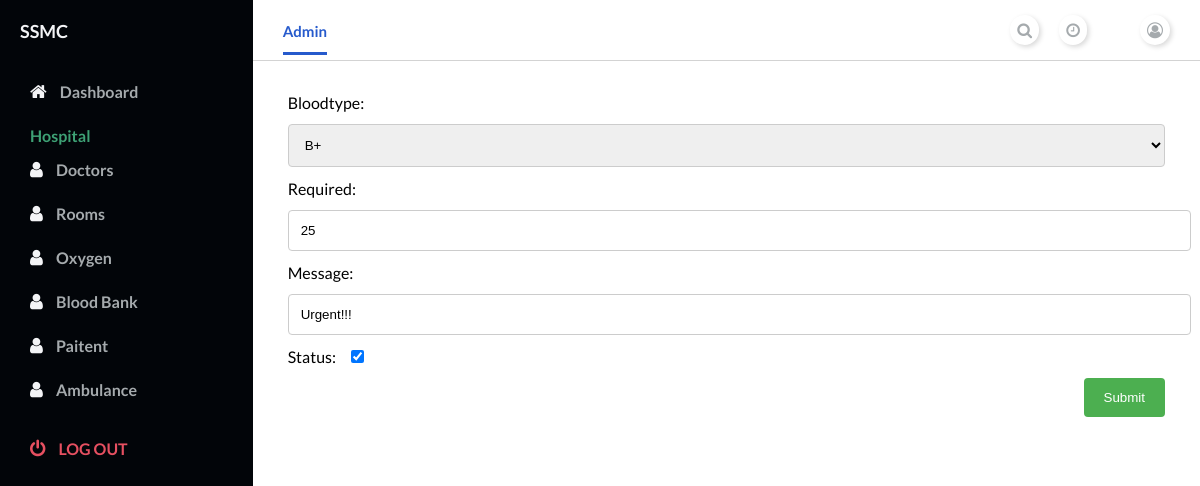
Page /hospital/dashboard/blood/1/ (signed in) on the committed database.
### hospital/models.py (models this page shows, shortened)
class BloodOrderModel(models.Model):
    STATUS_CHOICES = (
    ("A+", "A+"),
    ("A-", "A-"),
    ("B+", "B+"),
    ("B+", "B-"),
    ("AB+","AB+"),
    ("AB-","AB-"),
    ("O+","O+"),
    ("O-","O-")
)
    bloodhospital = models.ForeignKey(User, on_delete=models.CASCADE,
                               related_name='bloodhospital')
    bloodtype=models.CharField(blank=True,null=True,choices=STATUS_CHOICES,max_length=10)
    required=models.IntegerField(null=True,blank=True)
    message=models.TextField(blank=True,null=True,default="")
    status=models.BooleanField(default=False)

### accounts/models.py (models this page shows, shortened)
class User(AbstractUser):
    username = None
    role = models.CharField(max_length=12, error_messages={
        'required': "Role must be provided"
    })
    gender = models.CharField(max_length=10, blank=True, null=True, default="")
    email = models.EmailField(unique=True, blank=False,
                              error_messages={
                                  'unique': "A user with that email already exists.",
                              })
    address=models.TextField(blank=True,null=True,default="")
    phone_number = PhoneField(blank=True, help_text='Contact phone number')
    pincode=models.CharField( max_length=6, default="")
    USERNAME_FIELD = "email"
    REQUIRED_FIELDS = []
    objects = UserManager()

### hospital/views.py (the view, shortened to what this page needs)
# urls.py: path('blood/<int:pk>/',BloodUpdateView.as_view(), name='blood-edit'),
class BloodUpdateView(UpdateView):
    model = BloodOrderModel
    form_class = BloodUpdateForm
    context_object_name = 'b'
    template_name = 'hospital/bloodedit.html'
    @method_decorator(login_required(login_url=reverse_lazy('accounts:login')))
    @method_decorator(user_is_hospital)
    def dispatch(self, *args, **kwargs):
        self.id = kwargs['pk']
        return super(BloodUpdateView, self).dispatch(*args, **kwargs)

### hospital/forms.py
class BloodUpdateForm(forms.ModelForm):
    class Meta:
        model=BloodOrderModel
        fields=['bloodtype','required','message','status']
        widgets = {
            'required': TextInput(attrs={
                                     'class': "form-control",
                                     }),
             'message': TextInput(attrs={
                                     'class': "form-control",
                                     }),
        }

### templates/hospital/bloodedit.html (shortened to what this page needs)
{% extends 'hospital/home.html' %}
{% load static %}
{% block content %}
<main>
    <div class="main__container">
      <form action="{% url 'hospital:blood-edit'  pk=b.id %}" method="post">
{{form.as_p}}
<input type="submit" value="Submit">
</form>
    </div>
  </main>
{% endblock %}

### templates/hospital/home.html (shortened to what this page needs)
{% load static %}
<!DOCTYPE html>
<html lang="en">
<head>
    <link
      rel="stylesheet"
      href="https://stackpath.bootstrapcdn.com/font-awesome/4.7.0/css/font-awesome.min.css"
    />
    <link rel="stylesheet" href="{% static 'dashboard/style.css' %}" />
</head>
<body id="body">
    <div class="container">
    <nav class="navbar">
      <div class="navbar__left">
        <a class="active_link" href="#">Admin</a>
      </div>
      <div class="navbar__right">
        <a href="#">
          <i class="fa fa-search" aria-hidden="true"></i>
        </a>
        <a href="#">
          <i class="fa fa-clock-o" aria-hidden="true"></i>
        </a>
        <a href="#">
          <i class="fa fa-user-circle-o" aria-hidden="true"></i>
        </a>
      </div>
    </nav>
    {% block content %} {% endblock %}
      <div id="sidebar">
        <div class="sidebar__title">
          <div class="sidebar__img">
            <h1> {{ request.user.first_name }}</h1>
          </div>
        </div>
        <div class="sidebar__menu">
          <div class="sidebar__link ">
            <i class="fa fa-home"></i>
            <a href="{% url 'hospital:hospital-dashboard' %}">Dashboard</a>
          </div>
          <h2>Hospital</h2>
          <div class="sidebar__link">
            <i class="fa fa-user" aria-hidden="true"></i>
            <a href="{% url 'hospital:doctor-list' %}">Doctors</a>
          </div>
          <div class="sidebar__link">
            <i class="fa fa-user" aria-hidden="true"></i>
            <a href="{% url 'hospital:room-list' %}">Rooms</a>
          </div>
          <div class="sidebar__link">
            <i class="fa fa-user" aria-hidden="true"></i>
            <a href="{% url 'hospital:oxygen-list' %}">Oxygen</a>
          </div>
          <div class="sidebar__link">
            <i class="fa fa-user" aria-hidden="true"></i>
            <a href="{% url 'hospital:blood-list' %}">Blood Bank</a>
          </div>
          <div class="sidebar__link">
            <i class="fa fa-user" aria-hidden="true"></i>
            <a href="{% url 'hospital:paitent-list' %}">Paitent</a>
          </div>
          <div class="sidebar__link">
            <i class="fa fa-user" aria-hidden="true"></i>
            <a href="{% url 'hospital:ambulance-list' %}">Ambulance</a>
          </div>
           <div class="sidebar__logout">
            <i class="fa fa-power-off"></i>
            <a href="{% url 'accounts:logout' %}">Log out</a>
          </div>
        </div>
      </div>
    </div>
</body>
</html>

### assets/dashboard/style.css (style rules this page uses)
* { margin: 0; padding: 0; }
body { box-sizing: border-box; font-family: "Lato", sans-serif; }
.container { display: grid; height: 100vh; grid-template-columns: 0.8fr 1fr 1fr 1fr; grid-template-rows: 0.2fr 3fr; grid-template-areas: "sidebar nav nav nav" "sidebar main main main"; }
.navbar { background: #ffffff; grid-area: nav; height: 60px; display: flex; align-items: center; justify-content: space-between; padding: 0 30px 0 30px; border-bottom: 1px solid lightgray; }
.navbar__left > a { margin-right: 30px; text-decoration: none; color: #a5aaad; font-size: 15px; font-weight: 700; }
.navbar__left .active_link { color: #265acc; border-bottom: 3px solid #265acc; padding-bottom: 12px; }
.navbar__right { display: flex; justify-content: center; align-items: center; }
.navbar__right > a { margin-left: 20px; text-decoration: none; }
.navbar__right > a > i { color: #a5aaad; font-size: 16px; border-radius: 50px; background: #ffffff; box-shadow: 2px 2px 5px #d9d9d9, -2px -2px 5px #ffffff; padding: 7px; }
main { background: #ffffff; grid-area: main; overflow-y: auto; }
.main__container { padding: 20px 35px; }
#sidebar { background: #020509; grid-area: sidebar; overflow-y: auto; padding: 20px; -webkit-transition: all 0.5s; transition: all 0.5s; }
.sidebar__title { display: flex; justify-content: space-between; align-items: center; color: #f3f4f6; margin-bottom: 30px; }
.sidebar__img { display: flex; align-items: center; }
.sidebar__title > div > h1 { font-size: 18px; display: inline; }
.sidebar__menu > h2 { color: #3ea175; font-size: 16px; margin-top: 15px; margin-bottom: 5px; padding: 0 10px; font-weight: 700; }
.sidebar__link { color: #f3f4f6; padding: 10px; border-radius: 3px; margin-bottom: 5px; }
.sidebar__link > a { text-decoration: none; color: #a5aaad; font-weight: 700; }
.sidebar__link > i { margin-right: 10px; font-size: 18px; }
.sidebar__logout { margin-top: 20px; padding: 10px; color: #e65061; }
.sidebar__logout > a { text-decoration: none; color: #e65061; font-weight: 700; text-transform: uppercase; }
.sidebar__logout > i { margin-right: 10px; font-size: 18px; }

### templates/hospital/bloodedit.html (style rules this page uses)
input[type=text], select, textarea { width: 100%; padding: 12px; border: 1px solid #ccc; border-radius: 4px; resize: vertical; }
label { padding: 12px 12px 12px 0; display: inline-block; }
input[type=submit] { background-color: #4CAF50; color: white; padding: 12px 20px; border: none; border-radius: 4px; cursor: pointer; float: right; }

### rows in the picture
BloodOrderModel: bloodtype "B+", required "25", message "Urgent!!!", status "☑"
User: user.first_name "SSMC"
